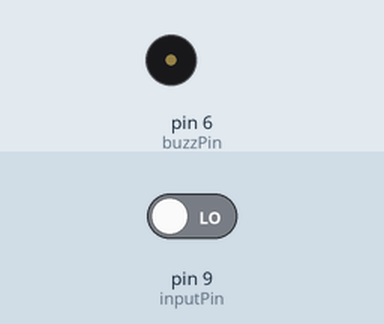
Recording of a sketch running on a simulated Arduino Uno, built with avr-gcc and run on an emulated ATmega328P. Shown: buzzer (waves = sounding, pin HIGH). Inputs (shaded band) come from the test bench; at power-on: pin 9 (inputPin) LOW.

Above: at 1.8 s.
1.9 s: pin 9 (inputPin) driven HIGH
At 2.4 s:
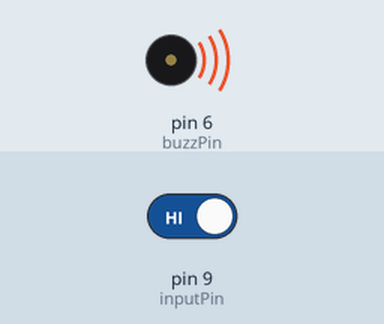
4.9 s: pin 9 (inputPin) driven LOW
At 5.5 s:
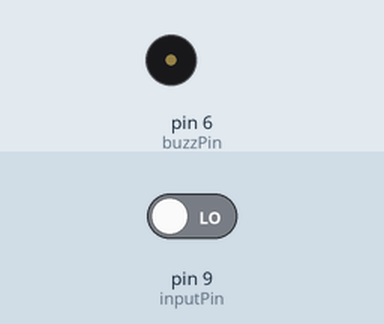
Timing chart, 0 to 7.9 s (numbered marks = the images above; inputs shaded):
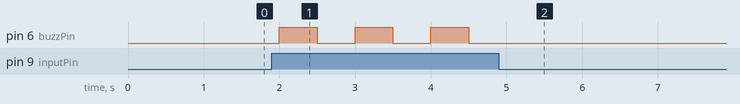

Measured:
- after the input at 1.9 s, pin 6 (buzzPin): alternates HIGH for 0.50 s and LOW for 0.50 s, starting after 0.10 s
- after the input at 4.9 s, pin 6 (buzzPin): stops changing and stays LOW

The sketch:

Touch_Alarm.ino
```cpp
int buzzPin = 6; //Connect Buzzer to Digital Pin6
int inputPin = 9; // Connect Touch sensor to Digital Pin 9
int currentTouchState = 0;
int oldTouchState=0;
int buzzState;
void setup() {
pinMode(buzzPin, OUTPUT); // declare buzzer as output
pinMode(inputPin, INPUT); // declare Touch sensor as input
}
void loop() {
  currentTouchState = digitalRead(inputPin); // read input
  buzzState = digitalRead(buzzPin);
  if(currentTouchState==1 && oldTouchState==0){
    if(buzzState == HIGH){
        digitalWrite(buzzPin, LOW);
     }else{
      digitalWrite(buzzPin, HIGH);
     }
  }
  delay(500);
  currentTouchState = oldTouchState;
}
```
